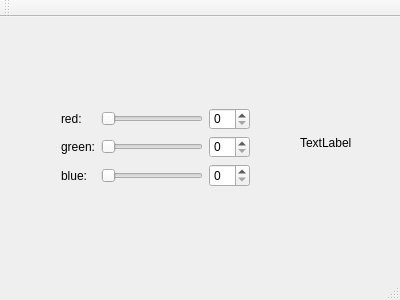
<?xml version="1.0" encoding="UTF-8"?>
<ui version="4.0">
 <class>MainWindow</class>
 <widget class="QMainWindow" name="MainWindow">
  <property name="geometry">
   <rect>
    <x>0</x>
    <y>0</y>
    <width>400</width>
    <height>300</height>
   </rect>
  </property>
  <property name="windowTitle">
   <string>MainWindow</string>
  </property>
  <widget class="QWidget" name="centralWidget">
   <widget class="QWidget" name="gridLayoutWidget">
    <property name="geometry">
     <rect>
      <x>50</x>
      <y>80</y>
      <width>211</width>
      <height>101</height>
     </rect>
    </property>
    <layout class="QGridLayout" name="gridLayout">
     <item row="3" column="1">
      <widget class="QSlider" name="horizontalSliderBlue">
       <property name="orientation">
        <enum>Qt::Horizontal</enum>
       </property>
      </widget>
     </item>
     <item row="1" column="0">
      <widget class="QLabel" name="labelRed">
       <property name="text">
        <string>red:</string>
       </property>
      </widget>
     </item>
     <item row="3" column="0">
      <widget class="QLabel" name="labelBlue">
       <property name="text">
        <string>blue:</string>
       </property>
      </widget>
     </item>
     <item row="1" column="1">
      <widget class="QSlider" name="horizontalSliderRed">
       <property name="orientation">
        <enum>Qt::Horizontal</enum>
       </property>
      </widget>
     </item>
     <item row="2" column="0">
      <widget class="QLabel" name="labelGreen">
       <property name="text">
        <string>green:</string>
       </property>
      </widget>
     </item>
     <item row="2" column="1">
      <widget class="QSlider" name="horizontalSliderGreen">
       <property name="orientation">
        <enum>Qt::Horizontal</enum>
       </property>
      </widget>
     </item>
     <item row="1" column="2">
      <widget class="QSpinBox" name="spinBoxRed"/>
     </item>
     <item row="2" column="2">
      <widget class="QSpinBox" name="spinBoxGreen"/>
     </item>
     <item row="3" column="2">
      <widget class="QSpinBox" name="spinBoxBlue"/>
     </item>
    </layout>
   </widget>
   <widget class="QLabel" name="colorLabel">
    <property name="geometry">
     <rect>
      <x>300</x>
      <y>100</y>
      <width>62</width>
      <height>51</height>
     </rect>
    </property>
    <property name="text">
     <string>TextLabel</string>
    </property>
   </widget>
  </widget>
  <widget class="QMenuBar" name="menuBar">
   <property name="geometry">
    <rect>
     <x>0</x>
     <y>0</y>
     <width>400</width>
     <height>24</height>
    </rect>
   </property>
  </widget>
  <widget class="QToolBar" name="mainToolBar">
   <attribute name="toolBarArea">
    <enum>TopToolBarArea</enum>
   </attribute>
   <attribute name="toolBarBreak">
    <bool>false</bool>
   </attribute>
  </widget>
  <widget class="QStatusBar" name="statusBar"/>
 </widget>
 <layoutdefault spacing="6" margin="11"/>
 <resources/>
 <connections>
  <connection>
   <sender>spinBoxRed</sender>
   <signal>valueChanged(int)</signal>
   <receiver>horizontalSliderRed</receiver>
   <slot>setValue(int)</slot>
   <hints>
    <hint type="sourcelabel">
     <x>241</x>
     <y>130</y>
    </hint>
    <hint type="destinationlabel">
     <x>155</x>
     <y>130</y>
    </hint>
   </hints>
  </connection>
  <connection>
   <sender>horizontalSliderRed</sender>
   <signal>valueChanged(int)</signal>
   <receiver>spinBoxRed</receiver>
   <slot>setValue(int)</slot>
   <hints>
    <hint type="sourcelabel">
     <x>155</x>
     <y>130</y>
    </hint>
    <hint type="destinationlabel">
     <x>241</x>
     <y>130</y>
    </hint>
   </hints>
  </connection>
  <connection>
   <sender>horizontalSliderGreen</sender>
   <signal>valueChanged(int)</signal>
   <receiver>spinBoxGreen</receiver>
   <slot>setValue(int)</slot>
   <hints>
    <hint type="sourcelabel">
     <x>155</x>
     <y>167</y>
    </hint>
    <hint type="destinationlabel">
     <x>241</x>
     <y>167</y>
    </hint>
   </hints>
  </connection>
  <connection>
   <sender>spinBoxGreen</sender>
   <signal>valueChanged(int)</signal>
   <receiver>horizontalSliderGreen</receiver>
   <slot>setValue(int)</slot>
   <hints>
    <hint type="sourcelabel">
     <x>241</x>
     <y>167</y>
    </hint>
    <hint type="destinationlabel">
     <x>155</x>
     <y>167</y>
    </hint>
   </hints>
  </connection>
  <connection>
   <sender>horizontalSliderBlue</sender>
   <signal>valueChanged(int)</signal>
   <receiver>spinBoxBlue</receiver>
   <slot>setValue(int)</slot>
   <hints>
    <hint type="sourcelabel">
     <x>155</x>
     <y>204</y>
    </hint>
    <hint type="destinationlabel">
     <x>241</x>
     <y>204</y>
    </hint>
   </hints>
  </connection>
  <connection>
   <sender>spinBoxBlue</sender>
   <signal>valueChanged(int)</signal>
   <receiver>horizontalSliderBlue</receiver>
   <slot>setValue(int)</slot>
   <hints>
    <hint type="sourcelabel">
     <x>241</x>
     <y>204</y>
    </hint>
    <hint type="destinationlabel">
     <x>155</x>
     <y>204</y>
    </hint>
   </hints>
  </connection>
 </connections>
</ui>
